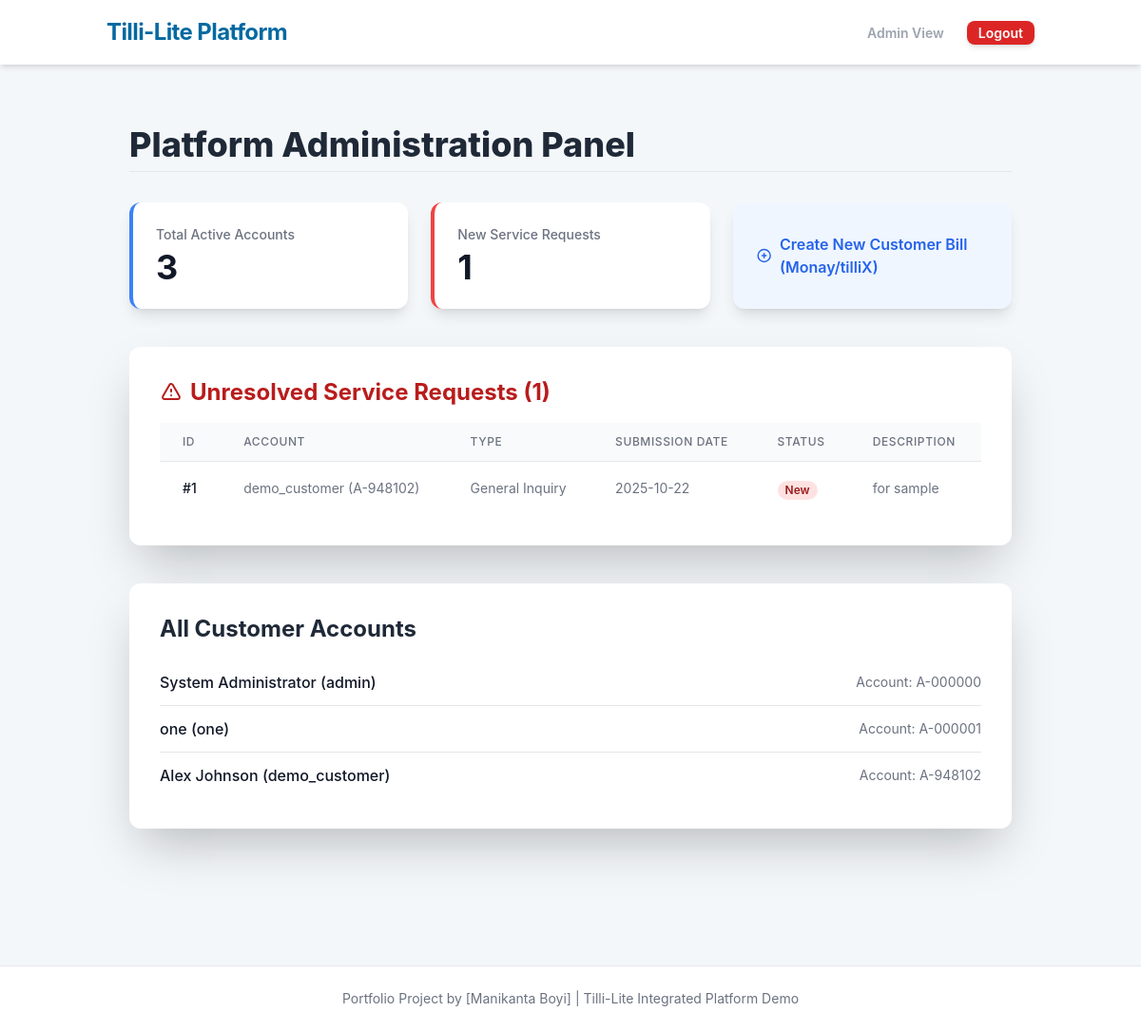
The app's page /admin (signed in) with its own data.
### models.py (models this page shows, shortened)
class Request(db.Model):
    id = db.Column(db.Integer, primary_key=True)
    account_id = db.Column(db.Integer, db.ForeignKey('account.id'), nullable=False)
    request_type = db.Column(db.String(50), nullable=False) # e.g., 'Move-In', 'Billing Dispute'
    description = db.Column(db.Text, nullable=False)
    submission_date = db.Column(db.DateTime, default=datetime.utcnow)
    status = db.Column(db.String(20), default='New') # 'New', 'In Progress', 'Closed'

class User(UserMixin, db.Model):
    id = db.Column(db.Integer, primary_key=True)
    username = db.Column(db.String(64), index=True, unique=True, nullable=False)
    email = db.Column(db.String(120), index=True, unique=True, nullable=False)
    password_hash = db.Column(db.String(256), nullable=False)
    role = db.Column(db.String(20), default='customer') # 'customer' or 'admin'
    account_id = db.Column(db.Integer, db.ForeignKey('account.id'))
    account = db.relationship('Account', back_populates='user', uselist=False)

class Account(db.Model):
    id = db.Column(db.Integer, primary_key=True)
    account_number = db.Column(db.String(50), unique=True, nullable=False)
    full_name = db.Column(db.String(120), nullable=False)
    billing_address = db.Column(db.String(256))
    comm_preference = db.Column(db.String(10), default='Email') # 'Email' or 'SMS'
    user = db.relationship('User', back_populates='account', uselist=False)
    bills = db.relationship('Bill', backref='account', lazy='dynamic')
    comms = db.relationship('CommunicationLog', backref='account', lazy='dynamic')
    requests = db.relationship('Request', backref='account', lazy='dynamic') # New: for Service Requests

### routes.py (the view)
@bp.route('/admin')
@admin_required
def admin_dashboard():
    total_customers = Account.query.count()
    unresolved_requests = Request.query.filter_by(status='New').order_by(Request.submission_date.asc()).all()
    all_accounts = Account.query.order_by(Account.account_number).all()
    return render_template('admin/admin_dashboard.html',
        title='Admin Panel',
        total_customers=total_customers,
        unresolved_requests=unresolved_requests,
        all_accounts=all_accounts
    )

### app.py (called while the page is built)
def create_app(config_class=Config):
    app = Flask(__name__)
    app.config.from_object(config_class)
    db.init_app(app)
    login.init_app(app)
    migrate.init_app(app, db)
    login.login_view = 'main.login'
    login.login_message = 'Please log in to access this page.'
    app.register_blueprint(main_bp)
    with app.app_context():
        pass
        @login.user_loader
        def load_user(id):
            return User.query.get(int(id))
    return app

### routes.py (called while the page is built)
def admin_required(f):
    @wraps(f)
    def decorated_function(*args, **kwargs):
        if not current_user.is_authenticated or current_user.role != 'admin':
            flash('Admin access required.', 'danger')
            return redirect(url_for('main.index'))
        return f(*args, **kwargs)
    return decorated_function

### templates/admin/admin_dashboard.html (shortened to what this page needs)
{% extends "layout.html" %}
{% block content %}
<div class="container mx-auto p-6">
    <h1 class="text-4xl font-extrabold text-gray-800 mb-8 border-b pb-2">Platform Administration Panel</h1>
    <div class="grid grid-cols-1 md:grid-cols-3 gap-6 mb-10">
        <div class="bg-white p-6 rounded-xl shadow-lg border-l-4 border-blue-500">
            <p class="text-sm font-medium text-gray-500">Total Active Accounts</p>
            <p class="text-4xl font-bold text-gray-900 mt-1">{{ total_customers }}</p>
        </div>
        <div class="bg-white p-6 rounded-xl shadow-lg border-l-4 border-red-500">
            <p class="text-sm font-medium text-gray-500">New Service Requests</p>
            <p class="text-4xl font-bold text-gray-900 mt-1">{{ unresolved_requests | length }}</p>
        </div>
        <div class="bg-blue-50 p-6 rounded-xl shadow-lg flex flex-col justify-center">
            <a href="{{ url_for('main.admin_create_bill') }}" class="text-blue-600 hover:text-blue-800 font-semibold flex items-center transition duration-150">
                <svg xmlns="http://www.w3.org/2000/svg" class="h-6 w-6 mr-2" fill="none" viewBox="0 0 24 24" stroke="currentColor">
                    <path stroke-linecap="round" stroke-linejoin="round" stroke-width="2" d="M12 9v3m0 0v3m0-3h3m-3 0H9m12 0a9 9 0 11-18 0 9 9 0 0118 0z" />
                </svg>
                Create New Customer Bill (Monay/tilliX)
            </a>
        </div>
    </div>
    <div class="bg-white p-8 rounded-xl shadow-2xl mb-10">
        <h2 class="text-2xl font-bold text-red-700 mb-4 flex items-center">
            Unresolved Service Requests ({{ unresolved_requests | length }})
        </h2>
        <div class="overflow-x-auto">
            <table class="min-w-full divide-y divide-gray-200">
                <thead class="bg-gray-50">
                    <tr>
                        <th class="px-6 py-3 text-left text-xs font-medium text-gray-500 uppercase tracking-wider">ID</th>
                        <th class="px-6 py-3 text-left text-xs font-medium text-gray-500 uppercase tracking-wider">Account</th>
                        <th class="px-6 py-3 text-left text-xs font-medium text-gray-500 uppercase tracking-wider">Type</th>
                        <th class="px-6 py-3 text-left text-xs font-medium text-gray-500 uppercase tracking-wider">Submission Date</th>
                        <th class="px-6 py-3 text-left text-xs font-medium text-gray-500 uppercase tracking-wider">Status</th>
                        <th class="px-6 py-3 text-left text-xs font-medium text-gray-500 uppercase tracking-wider">Description</th>
                    </tr>
                </thead>
                <tbody class="bg-white divide-y divide-gray-200">
                    {% for req in unresolved_requests %}
                    <tr>
                        <td class="px-6 py-4 whitespace-nowrap text-sm font-medium text-gray-900">#{{ req.id }}</td>
                        <td class="px-6 py-4 whitespace-nowrap text-sm text-gray-500">{{ req.account.user.username }} ({{ req.account.account_number }})</td>
                        <td class="px-6 py-4 whitespace-nowrap text-sm text-gray-500">{{ req.request_type }}</td>
                        <td class="px-6 py-4 whitespace-nowrap text-sm text-gray-500">{{ req.submission_date.strftime('%Y-%m-%d') }}</td>
                        <td class="px-6 py-4 whitespace-nowrap">
                            <span class="px-2 inline-flex text-xs leading-5 font-semibold rounded-full bg-red-100 text-red-800">{{ req.status }}</span>
                        </td>
                        <td class="px-6 py-4 text-sm text-gray-500 max-w-xs truncate">{{ req.description }}</td>
                    </tr>
                    {% else %}
                    <tr>
                        <td colspan="6" class="px-6 py-4 text-center text-sm text-gray-500">No new service requests currently.</td>
                    </tr>
                    {% endfor %}
                </tbody>
            </table>
        </div>
    </div>
    <div class="bg-white p-8 rounded-xl shadow-2xl">
        <h2 class="text-2xl font-bold text-gray-800 mb-4">All Customer Accounts</h2>
        <ul class="divide-y divide-gray-200">
            {% for account in all_accounts %}
            <li class="py-3 flex justify-between items-center">
                <span class="text-gray-900 font-medium">{{ account.full_name }} ({{ account.user.username }})</span>
                <span class="text-gray-500 text-sm">Account: {{ account.account_number }}</span>
            </li>
            {% endfor %}
        </ul>
    </div>
</div>
{% endblock %}

### templates/layout.html (shortened to what this page needs)
<!DOCTYPE html>
<html lang="en">
<head>
    <script src="https://cdn.tailwindcss.com"></script>
</head>
<body>
    <header class="bg-white text-gray-800 shadow-md sticky top-0 z-10">
        <div class="container mx-auto px-6 py-4 flex justify-between items-center">
            <h1 class="tilli-logo">Tilli-Lite Platform</h1>
            <nav>
                <ul class="flex space-x-6 items-center">
                    {% if current_user.is_authenticated %}
                        {% if current_user.role == 'customer' %}
                            <li><a href="{{ url_for('main.dashboard') }}" class="text-sm font-semibold text-gray-600 hover:text-sky-600 transition tracking-wide">Dashboard (<span class="font-bold text-sky-700">tilliX</span>)</a></li>
                            <li><a href="{{ url_for('main.bill_list') }}" class="text-sm font-semibold text-gray-600 hover:text-sky-600 transition tracking-wide">Bills & Payments (<span class="font-bold text-sky-700">Monay</span>)</a></li>
                            <li><a href="{{ url_for('main.profile') }}" class="text-sm font-semibold text-gray-600 hover:text-sky-600 transition tracking-wide">Profile (<span class="font-bold text-sky-700">Nudge Setup</span>)</a></li>
                        {% else %}
                            <li><span class="text-gray-400 text-sm font-semibold">Admin View</span></li>
                        {% endif %}
                        <li><a href="{{ url_for('main.logout') }}" class="bg-red-600 hover:bg-red-700 text-white font-semibold py-1 px-3 rounded-lg text-sm transition shadow-md">Logout</a></li>
                    {% endif %}
                </ul>
            </nav>
        </div>
    </header>
    <main class="container mx-auto px-6 py-10">
        {% block content %}{% endblock %}
    </main>
    <footer class="mt-20 py-6 text-center text-gray-500 text-sm border-t border-gray-200 bg-white">
        Portfolio Project by [Manikanta Boyi] | Tilli-Lite Integrated Platform Demo
    </footer>
</body>
</html>

### templates/layout.html (style rules this page uses)
body { font-family: 'Inter', sans-serif; background-color: #f4f7fa; }
.tilli-logo { font-size: 1.5rem; font-weight: 700; letter-spacing: -0.025em; color: #0369a1; }

### records on screen
Request: id "1", account.user.username "demo_customer", account.account_number "A-948102", request_type "General Inquiry", submission_date "2025-10-22", status "New", description "for sample"
Account: full_name "System Administrator", user.username "admin", account_number "A-000000"
Account: full_name "one", user.username "one", account_number "A-000001"
Account: full_name "Alex Johnson", user.username "demo_customer", account_number "A-948102"

### other values on screen
{{ total_customers }} "3"
{{ unresolved_requests | length }} "1"
